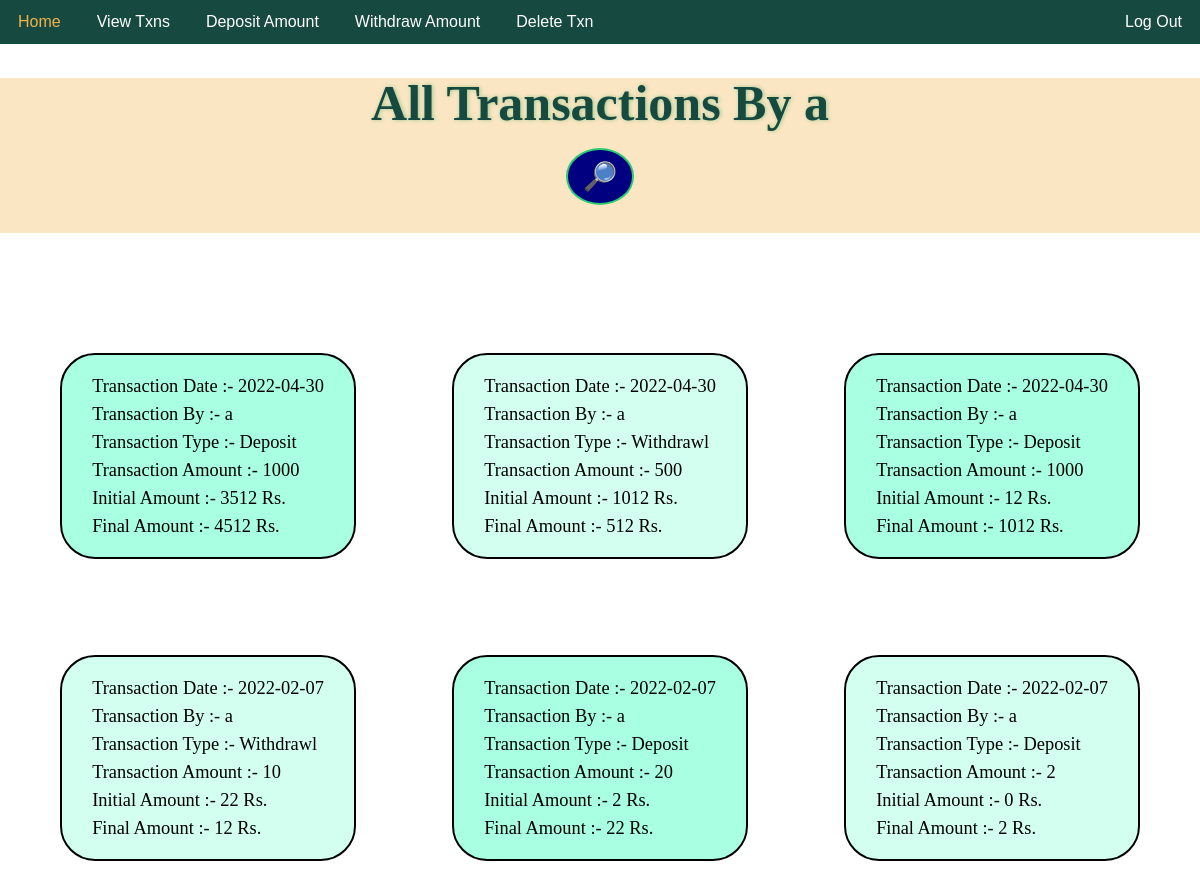
Page /php/viewTxns.php (signed in) on the committed database.
### tables this page shows
CREATE TABLE `transactions` (
  `txn_id` int(11) NOT NULL,
  `user_id` int(10) NOT NULL,
  `txn_date` timestamp NOT NULL DEFAULT current_timestamp() ON UPDATE current_timestamp(),
  `txn_type` varchar(10) NOT NULL,
  `txn_amount` float NOT NULL,
  `initial_amount` float NOT NULL,
  `final_amount` float NOT NULL
);

### php/viewTxns.php (the view, shortened to what this page needs)
<?php
    $regdNum=$_SESSION['user_id'];
    $userName=$_SESSION['fname'];
    if($regdNum == true)
    {
        include("header.php");
    }
    else{
        header('location:signIn.php');
    }
?>
<!DOCTYPE html>
<html>
<head>
     <link rel="stylesheet" type="text/css" href="../css/DisplayAdStyle.css">
</head>
<body>
  <div class="heading">
        <?php  echo "<h1>All Transactions By  ".$userName."</h1>";  ?>
        <div class="filter">
        <a href="filterDb.php"><button class="search " ><div class="hoverPart">&#x1f50e<br><div class="hidden">Click To Search A Transaction </div></div></button><a></a></a>
        </div>
    </div>
  <div class="wrapper">
      <?php
    $query="SELECT `user_id`, `txn_date`, `txn_type`, `txn_amount`, `initial_amount`, `final_amount` FROM `transactions` WHERE `user_id`=$regdNum ORDER BY `txn_id` DESC; ";
    $data=mysqli_query($conn,$query);
    $total=mysqli_num_rows($data);
    if($total != 0)
    {
        while($result=mysqli_fetch_assoc($data))
        {
            $timestamp= $result['txn_date'];
            $new_time = explode(" ",$timestamp);
            $get_date = $new_time[0];
            echo " <div><table class='adTable'>
                  <tr>
                  <td>Transaction Date :-  ".$get_date."</td>
                  </tr>
                  <tr>
                  <td>Transaction By :-  ".$userName."</td>
                  </tr>
                  <tr>
                  <td>Transaction Type :-  ".$result['txn_type']."</td>
                  </tr>
                  <tr>
                  <td>Transaction Amount :-  ".$result['txn_amount']."</td>
                  </tr>
                  <tr>
                  <td>Initial Amount :-  ".$result['initial_amount']." Rs.</td>
                  </tr>
                  <tr>
                  <td>Final Amount :-  ".$result['final_amount']." Rs.</td>
                  </tr>
                  </table> </div>" ;
        }
    }
    else
    {
        echo "No Transaction To display!";
    }
?>
      </div>
</body>
</html>

### php/header.php (shortened to what this page needs)
<!DOCTYPE html>
<html>
	<head>
        <link rel="stylesheet" href="../css/header.css">
	</head>
	<body>
        <nav>
            <ul class="topnav" id="dropdownClick">
                <li><a href="pannel.php">Home</a></li>
                <li><a href="viewTxns.php">View Txns</a></li>
                <li><a href="depositAmount.php">Deposit Amount</a></li>
                <li><a href="withdrawAmount.php">Withdraw Amount</a></li>
                <li><a href="myTxnDelete.php">Delete Txn</a></li>
                <li class="topnav-right"><a href="logOut.php">Log Out</a></li>
            </ul>
        </nav>
	</body>
</html>

### css/header.css (style rules this page uses)
body { line-height: 1; margin: 0; }
nav { margin: 0; width: 100%; display: block; }
nav ul { overflow: hidden; background-color: #164A41; padding: 0; margin: 0; width: 100%; }
ul.topnav li { list-style: none; float: left; }
ul.topnav li.topnav-right { float: right; }
ul.topnav li a { display: block; text-decoration: none; min-height: 16px; text-align: center; padding: 14px 18px 14px; color: white; transition: all 0.5s; font-size: 16px; font-family: sans-serif, serif; }
* { box-sizing: border-box; }

### css/DisplayAdStyle.css (style rules this page uses)
body { background: none; }
div.heading { font-size: 25px; font-weight: 600px; background-color: #f1b24a54; color: #164a41; text-align: center; text-shadow: 1px 0px 4px #9dc88d; margin-top: 1 rem; }
h1 { margin-bottom: 0px; }
div.filter { padding-bottom: 0.5rem; }
.wrapper { display: grid; grid-template-columns: repeat(3, auto); grid-gap: 6rem; text-align: center; margin: 10% 5%; }
.wrapper>div { background: #7fffd459; padding: 1em; border: 2px solid black; border-radius: 35px; transition: all 0.5s; }
.wrapper>div:nth-child(odd) { background: #7fffd4ad; }
.adTable { text-align: center; margin: auto; line-height: 1.5rem; }
td { text-align: left; font-size: 1.15rem; }
button.confirmDelete, button.confirmUpdate, button.search, input.confirmUpdate { border: 0; background: navy; display: block; margin: 20px auto; text-align: center; border: 2px solid #2ecc71; padding: 14px 40px; outline: none; color: white; border-radius: 24px; transition: 0.45s; font-size: medium; cursor: pointer; }
button.search { padding: 10px 15px; border-radius: 100%; }
a { text-decoration: none; }
div.hoverPart { display: block; font-size: 1.75rem; transition: all 0.5s; }

### rows in the picture
transactions: txn_date "2022-04-30", txn_type "Deposit", txn_amount "1000", initial_amount "3512", final_amount "4512"
transactions: txn_date "2022-04-30", txn_type "Withdrawl", txn_amount "500", initial_amount "1012", final_amount "512"
transactions: txn_date "2022-04-30", txn_type "Deposit", txn_amount "1000", initial_amount "12", final_amount "1012"
transactions: txn_date "2022-02-07", txn_type "Withdrawl", txn_amount "10", initial_amount "22", final_amount "12"
transactions: txn_date "2022-02-07", txn_type "Deposit", txn_amount "20", initial_amount "2", final_amount "22"
transactions: txn_date "2022-02-07", txn_type "Deposit", txn_amount "2", initial_amount "0", final_amount "2"

### other values in the picture
$userName "a"
